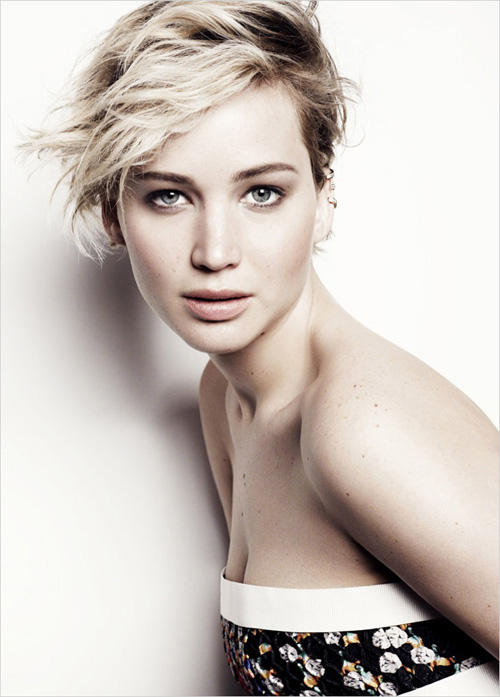
//> input picture opencv/0.jpg, 500 x 697 px
$ ./test   (built with g++ and OpenCV 4)
//> lines starting //> are read from the running program, lines starting //| are printed output that depends on the picture
#include <opencv2/core/core.hpp>
#include <opencv2/imgproc/imgproc.hpp>
#include <opencv2/highgui/highgui.hpp>
#include <math.h>
#include <iostream>
using namespace cv;
using namespace std;

int threshold_value = 100, threshold_max = 255;
int threshold_type = 0, threshold_type_max = 4;
string outwindow = "threshold img";
Mat src, dst;
int main()
{
  Mat src1;
  src1 = imread("0.jpg");
//> src1 is the input picture: 697 rows x 500 cols, CV_8UC3; mean B, G, R 188.5, 194.8, 203.8
  resize(src1, src, Size(src1.cols, src1.rows));
  // resize(src1, src, Size(src1.cols/2, src1.rows/2)); //缩小一半
  if (!src.data)
  {
    printf("cannot load image ...");
    return -1;
  }
  namedWindow("src img", WINDOW_AUTOSIZE);
  imshow("src img", src);

  Mat src_gray;
  cvtColor(src, src_gray, COLOR_BGR2GRAY);
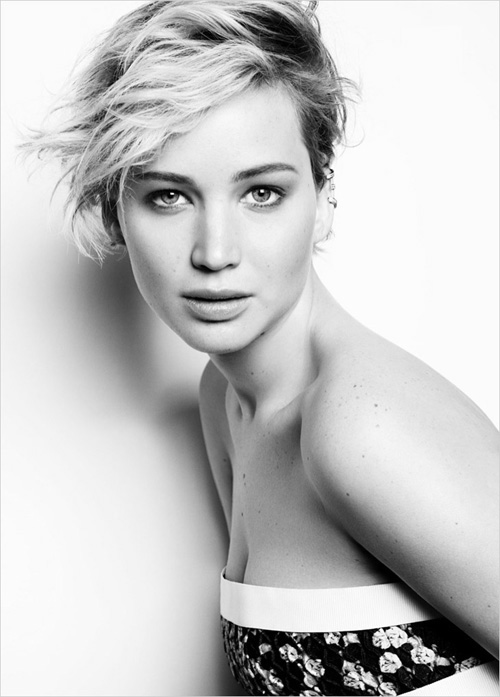
//> src_gray: 697 rows x 500 cols, CV_8UC1; min 0, max 255, mean 196.8
  // canny边缘检测算子
  Canny(src_gray, dst, 100, 200);
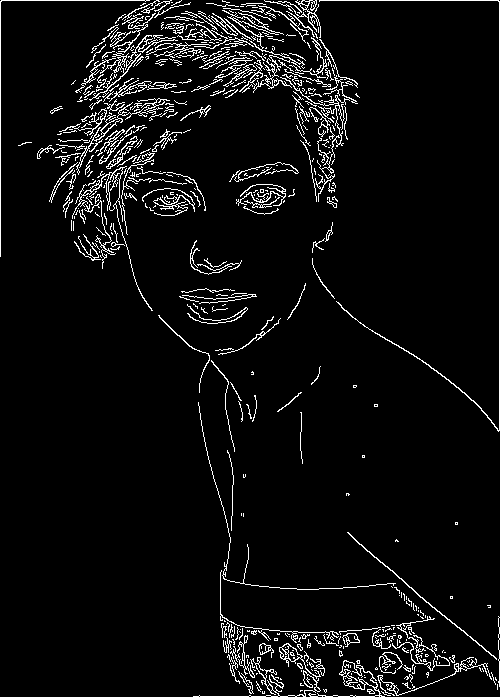
//> dst: 697 rows x 500 cols, CV_8UC1; 5.4% white in thin lines or dots
  imshow("canny", dst);
  imshow("canny ", ~dst); // dst按照像素值取反

  waitKey(0);
  return 0;
}
